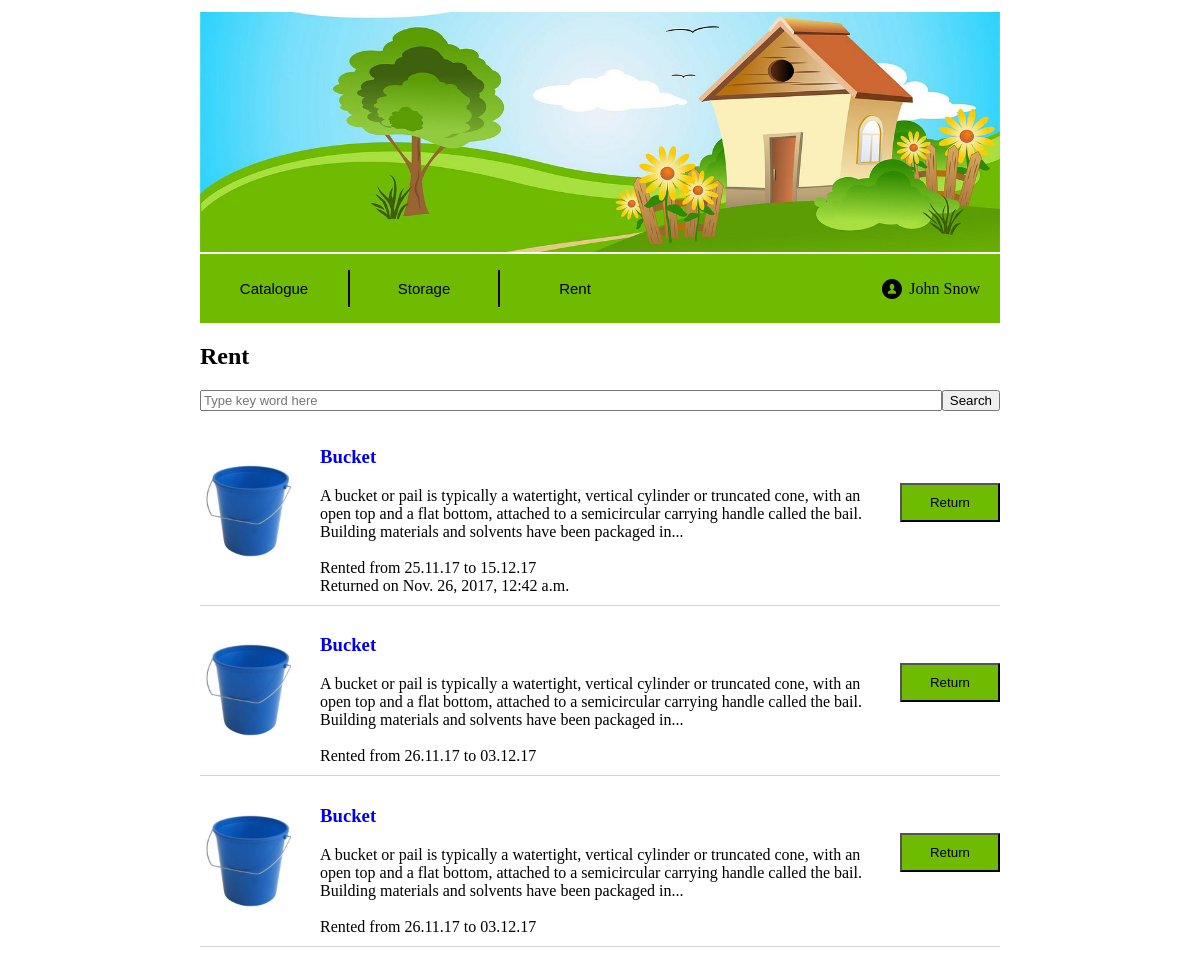
The app's page /things/catalogue_rented, older data.
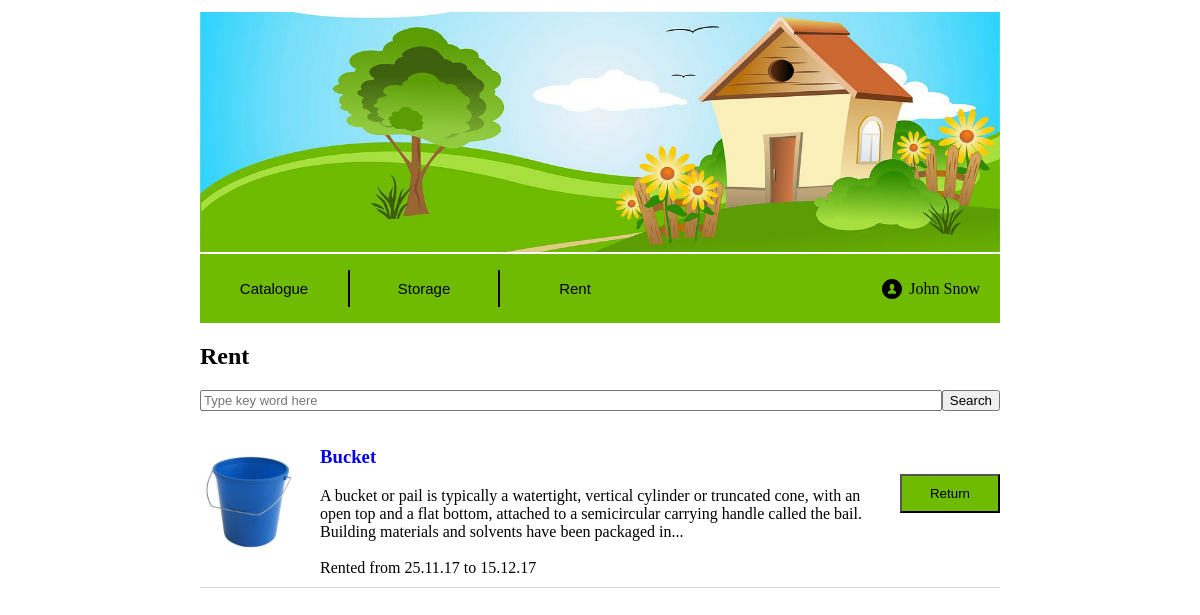
The same page, newer data.
### things/models.py (models this page shows, shortened)
class Reservation(models.Model):
    start_date = models.DateTimeField('start date of the reservation')
    end_date = models.DateTimeField('end date of the reservation')
    return_date = models.DateTimeField('date of return', blank=True, null=True)
    customer_id = models.ForeignKey(Customer)
    good_id = models.ForeignKey(Good)

class Good(models.Model):
    title = models.CharField('title', max_length=100)
    owner_id = models.ForeignKey(Customer)
    good_info = models.CharField('good info', max_length=1000)
    reservation_type = models.CharField('type', max_length=1, choices=RESERVATION_TYPES)
    image_path = models.CharField('image', max_length=200)
    status = models.CharField('status', max_length=1, choices=GOOD_STATUS)

### things/views.py (the view)
def catalogue_rented(request):
    customer = Customer.objects.get(pk=CUSTOMER_INDEX)
    items = Reservation.objects.filter(customer_id=customer)
    template = loader.get_template('things/catalogue_rented.html')
    return HttpResponse(template.render({'rented_items' : items}, request))

### things/templates/things/catalogue_rented.html (shortened to what this page needs)
{% extends "things/base.html" %}
{% block items_block %}
    <html lang="en">
    <head>
    </head>
    <body>
        <div><h2>Rent</h2></div>
        <form action="{% url 'search_rented' %}" method="get">
            <div class="search-flex-container">
                <input class="search" placeholder="Type key word here" type="text" name="search_field"></input>
                <div><button>Search</button></div>
            </div>
        </form>
        {% for item in rented_items %}
            {% include "things/rented_item.html" %}
        {% endfor %}
    </body>
    </html>
{% endblock %}

### things/templates/things/rented_item.html (shortened to what this page needs)
{% load staticfiles %}
<html lang="en">
<head>
</head>
<body>
    <div class="item" id="item_{{ item.good_id.pk }}">
        <div class="item-flex-container">
            <div class="item-picture">
                <img src={% static item.good_id.image_path %} width="100px">
            </div>
            <div class="item-info">
                <div class="item-title">
                    <a href="{% url 'item_rented_fullinfo' item.pk %}">
                        <h3>{{ item.good_id.title }}</h3>
                    </a>
                </div>
                <div class="item-description">
                    {{ item.good_id.good_info|slice:":230" }}...
                </div>
                <br>
                <div>Rented from {{ item.start_date|date:"d.m.y" }} to {{ item.end_date|date:"d.m.y" }}</div>
                {% if item.return_date %}
                    <div>Returned on {{ item.return_date }}</div>
                {% endif %}
            </div>
            <form action="{% url 'return_item' item.pk %}" method="post">
                <div><button class="item-button">Return</button></div>
            </form>
        </div>
    </div>
</body>
</html>

Row changes from the older to the newer data that the page shows:
removed Reservation: good_id.image_path (picture), good_id "Bucket", good_id.good_info "A bucket or pail is typically a watertight, vertical cylinder or truncated cone, with an open top and a flat bottom, attached to a semicircular carrying handle called the bail. Building materials and solvents have been packaged in", start_date "26.11.17", end_date "03.12.17"
removed Reservation: good_id.image_path (picture), good_id "Bucket", good_id.good_info "A bucket or pail is typically a watertight, vertical cylinder or truncated cone, with an open top and a flat bottom, attached to a semicircular carrying handle called the bail. Building materials and solvents have been packaged in", start_date "26.11.17", end_date "03.12.17"
changed Reservation "Bucket": return_date "Nov. 26, 2017, 12:42 a.m." → (not shown)
